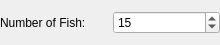
<ui version="4.0" >
 <class>SettingsWidget</class>
 <widget class="QWidget" name="SettingsWidget" >
  <property name="geometry" >
   <rect>
    <x>0</x>
    <y>0</y>
    <width>220</width>
    <height>45</height>
   </rect>
  </property>
  <property name="windowTitle" >
   <string>Asciiquarium Settings</string>
  </property>
  <layout class="QHBoxLayout" >
   <item>
    <widget class="QLabel" name="textLabel1" >
     <property name="text" >
      <string>Number of Fish:</string>
     </property>
     <property name="wordWrap" >
      <bool>false</bool>
     </property>
    </widget>
   </item>
   <item>
    <widget class="QSpinBox" name="kcfg_fishCount" >
     <property name="minimum" >
      <number>1</number>
     </property>
     <property name="maximum" >
      <number>50</number>
     </property>
     <property name="singleStep" >
      <number>5</number>
     </property>
     <property name="value" >
      <number>15</number>
     </property>
    </widget>
   </item>
  </layout>
 </widget>
 <layoutdefault spacing="6" margin="0" />
 <pixmapfunction>qPixmapFromMimeSource</pixmapfunction>
 <resources/>
 <connections/>
</ui>
